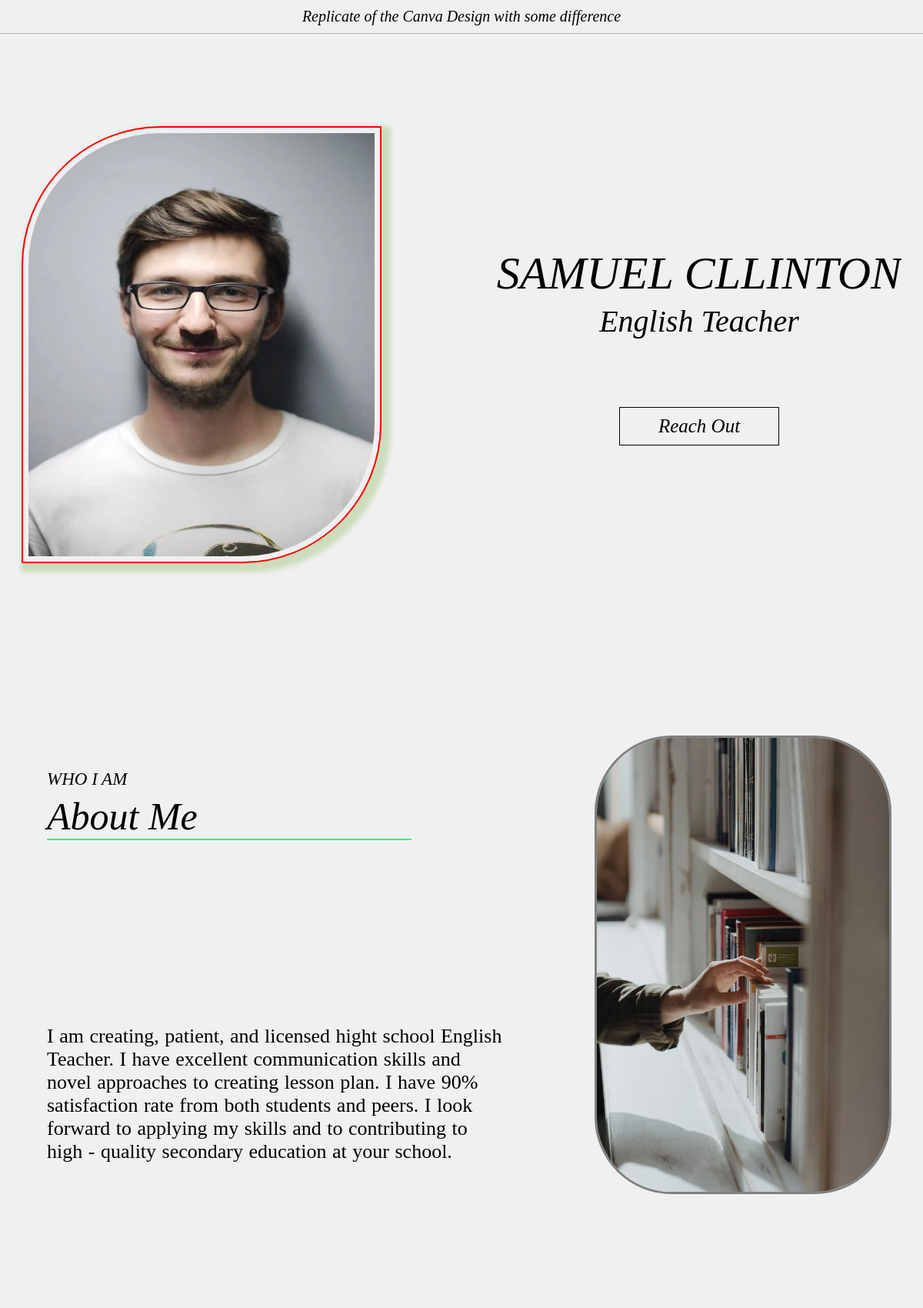
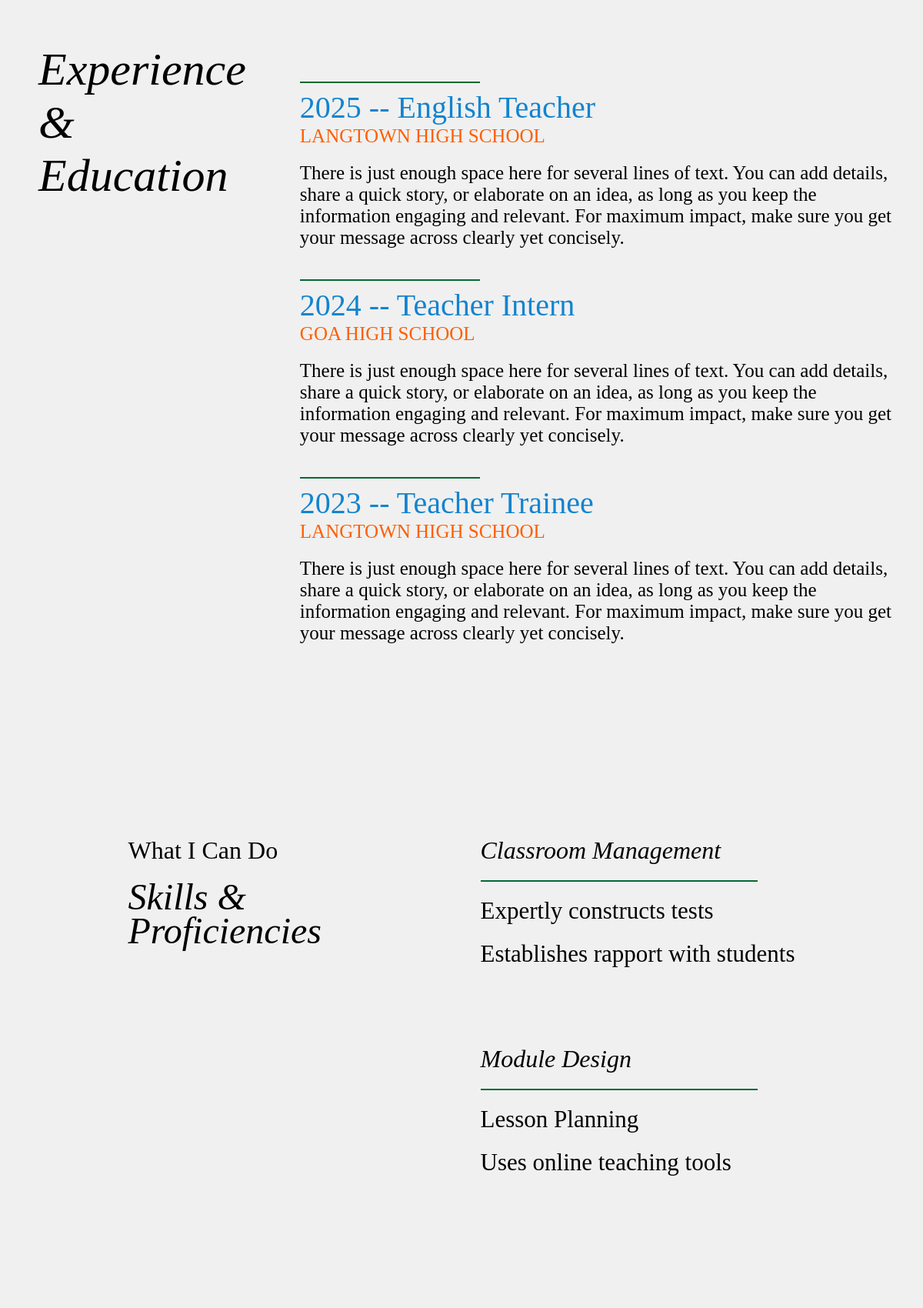
The page / (upper part) on the database its author committed (2 pictures, top to bottom).
### page/models.py (models this page shows)
class landingpage(models.Model):
    profile_pic = models.FileField(
        upload_to="profile/", max_length=300, null=True, default=None
    )
    name = models.CharField(max_length=100)  # cannot be null or blank
    role = models.CharField(max_length=100)
    mail = models.EmailField(default="hello@reallygreatsite.com")
    linkedin = models.URLField(blank=True, null=True)
    facebook = models.URLField(blank=True, null=True)
    instagram = models.URLField(blank=True, null=True)
    twitter = models.URLField(blank=True, null=True)

class aboutussection(models.Model):
    aboutme_description = models.CharField(max_length=1000)
    cover_pic_for_aboutme = models.FileField(
        upload_to="aboutme/", max_length=100, null=True, default=None
    )

class experienceandeducation(models.Model):
    start_year = models.CharField(max_length=4)
    work_role = models.CharField(max_length=50)
    work_place = models.CharField(max_length=100)
    work_description = models.CharField(max_length=500)

class skills(models.Model):
    classroom_point1 = models.CharField(max_length=100)
    classroom_point2 = models.CharField(max_length=100)
    module_design_point1 = models.CharField(max_length=100)
    module_design_point2 = models.CharField(max_length=100)

### page/views.py (the view)
# urls.py: path('', home, name = "home"),
def home(request):
    landingdata = landingpage.objects.all().first()
    aboutmedata = aboutussection.objects.all().first()
    experiencedata = experienceandeducation.objects.all().order_by("-id")[:3]
    for exp_data in experiencedata:
        print()
    skillsdata = skills.objects.all().first()
    volunteerdata = volunteersection.objects.all()[:3]
    for vol_data in volunteerdata:
        print()
    sitedata = {
        "landingdata": landingdata,
        "aboutmedata": aboutmedata,
        "experiencedata": experiencedata,
        "skillsdata": skillsdata,
        "volunteerdata": volunteerdata,
    }
    return render(request, "index.html", sitedata)

### templates/index.html (shortened to what this page needs)
<!DOCTYPE html>
<html lang="en">
<head>
    <link rel="stylesheet" href="/static/style.css">
    <link rel="stylesheet" href="https://cdnjs.cloudflare.com/ajax/libs/font-awesome/6.4.2/css/all.min.css"
 />
</head>
<body>
    <nav>
        <h1>Replicate of the Canva Design with some
            difference</h1>
    </nav>
    <section id="landingpage" class="container l-cont">
        <div id="profile_pic" class="profile pic">
            <img class="profile_pic" width="" height="" src="/media/{{landingdata.profile_pic}}" alt="">
        </div>
        <div id="profile-details">
            <div id="detailsprofile" class="profile-details">
                <h1>{{landingdata.name}}</h1>
                <h4>{{landingdata.role}}</h4>
            </div>
            <button class="profile-details">Reach Out</button>
        </div>
    </section>
    <section id="aboutus" class="container a-cont">
        <div class="aboutme">
            <h6>WHO I AM</h6>
            <h1>About Me</h1>
            <hr>
            <div class="adesc">
                <p>{{aboutmedata.aboutme_description}}</p>
            </div>
        </div>
        <div class="coverpic">
            <img width="380" height="590" src="/media/{{aboutmedata.cover_pic_for_aboutme}}">
        </div>
    </section>
    <section id="experience" class="container">
        <div class="section-title">
            <h1>Experience & Education</h1>
        </div>
        <div class="experience-work">
            {% for expdata in experiencedata %}
            <div>
                <hr>
                <h3>{{expdata.start_year}} -- {{expdata.work_role}}</h3>
                <h6>{{expdata.work_place}}</h6>
                <div>
                    <p>
                        {{expdata.work_description}}
                    </p>
                </div>
            </div>
            {% endfor %}
        </div>
    </section>
    <section class="skills-section">
        <div class="container">
            <div class="skills-title">
                <h6>What I Can Do</h6>
                <h1>Skills & Proficiencies</h1>
            </div>
            <div class="skills-content">
                <div class="skills">
                    <h3>Classroom Management</h3>
                    <hr>
                    <ul>
                        <li>{{skillsdata.classroom_point1}}</li>
                        <li>{{skillsdata.classroom_point2}}</li>
                    </ul>
                </div>
                <div class="module-design">
                    <h3>Module Design</h3>
                    <hr>
                    <ul>
                        <li>{{skillsdata.module_design_point1}}</li>
                        <li>{{skillsdata.module_design_point2}}</li>
                    </ul>
                </div>
            </div>
        </div>
    </section>
    <section class="volunteer-section ">
    </section>
</body>
</html>

### static/style.css (style rules this page uses)
* { margin: 0; padding: 0; border: none; font-family: 'Times New Roman', Times, serif; font-weight: lighter; font-style: italic; background-color: #f0f0f0; }
html, body { width: 100%; height: 100%; }
nav { padding: 10px; text-align: center; border-bottom: 0.1px solid rgb(175, 174, 174); }
nav h1 { font-size: 20px; text-align: center; }
.container { margin: 0; padding: 0; display: flex; flex-direction: row; justify-content: center; column-gap: 150px; align-items: center; flex-wrap: wrap; }
#landingpage { padding-top: 100px; padding-bottom: 100px; }
section #profile_pic { padding-top: 20px; padding-bottom: 20px; }
section #profile_pic .profile_pic { border-radius: 11.3rem 0px 11.3rem 0px; box-sizing: content-box; padding: 7px; width: 450px; height: 550px; object-fit: inherit; border: 2px solid #FF0000; box-shadow: 6px 6px 6px 6px #CDB; }
section #profile-details { overflow: hidden; text-align: center; font-size: 40px; }
section h4 { margin-top: 4px; }
section #profile-details button { margin-top: 5.5rem; border: 1px solid; font-size: 25px; font-weight: 500; padding-left: 50px; padding-right: 50px; padding-top: 10px; padding-bottom: 10px; }
#aboutus { padding-top: 100px; padding-bottom: 100px; column-gap: 120px; }
#aboutus .aboutme { padding-left: 20px; }
#aboutus .aboutme hr { height: 2px; width: 80%; background-color: #00ff73; border: none; }
#aboutus .aboutme h6 { font-size: 23px; font-weight: 300; }
#aboutus .aboutme h1 { margin-top: 6px; font-size: 50px; font-weight: 500; }
#aboutus .aboutme div { max-width: 592px; margin-top: 15.0em; }
#aboutus .aboutme div p { font-size: 26px; font-weight: 400; font-style: normal; word-spacing: 1px; }
#aboutus .coverpic img { border: 3px solid gray; border-radius: 100px; object-fit: inherit; }
#experience { align-items: flex-start; column-gap: 40px; justify-content: center; padding-bottom: 100px; padding-top: 100px; flex-wrap: nowrap; }
#experience .section-title { padding-left: 50px; font-size: 40px; font-style: normal; font-weight: 300; max-width: 500px; }
#experience .experience-work { max-width: 800px; padding: 30px; }
#experience .experience-work div { margin-top: 20px; width: fit-content; height: fit-content; padding-bottom: 10px; }
#experience .experience-work div hr { height: 2px; width: 30%; background-color: #026930; border: none; }
#experience .experience-work div h3 { font-size: 40px; font-style: normal; margin-top: 8px; font-weight: 100; color: rgb(18, 132, 207) }
#experience .experience-work div h6 { font-size: 25px; font-style: normal; font-weight: 200; color: #ff5e00; }
#experience .experience-work div div p { font-size: 25px; font-weight: 200; font-style: normal; }
.skills-section .container { align-items: flex-start; column-gap: 40px; justify-content: space-evenly; padding-bottom: 100px; padding-top: 100px; }
.skills-section .container .skills-title { max-width: 421px; font-size: xx-large; font-style: normal; font-weight: 500; }
.skills-section .container .skills-title h6 { font-size: xx-large; font-weight: 500; font-style: normal; }
.skills-section .container .skills-title h1 { padding-top: 20px; line-height: 44.0px; max-width: min-content; }
.skills-section .container .skills-content .skills h3 { font-size: xx-large; padding-bottom: 20px; font-weight: 500; }
.skills-section .container .skills-content .skills hr, .skills-section .container .skills-content .module-design hr { height: 2px; width: 30vw; background-color: #026930; border: none; }
.skills-section .container .skills-content .module-design { padding-top: 100px; }
.skills-section .container .skills-content .module-design h3 { font-size: xx-large; font-weight: 500; padding-bottom: 20px; }
.skills-section .container .skills-content .skills ul li, .skills-section .container .skills-content .module-design ul li { font-size: 31px; font-weight: 100; font-style: normal; padding-top: 20px; list-style-type: none; }
.volunteer-section { padding-top: 100px; padding-left: 100px; padding-right: 100px; padding-bottom: 100px; }

### rows shown on the page
landingpage: profile_pic (picture), name "SAMUEL CLLINTON", role "English Teacher"
aboutussection: aboutme_description "I am creating, patient, and licensed hight school English Teacher. I have excellent communication skills and novel approaches to creating lesson plan. I have 90% satisfaction rate from both students and peers. I look forward to applying my skills and to contributing to high - quality secondary education at your school.", cover_pic_for_aboutme (picture)
experienceandeducation: start_year "2025", work_role "English Teacher", work_place "LANGTOWN HIGH SCHOOL", work_description "There is just enough space here for several lines of text. You can add details, share a quick story, or elaborate on an idea, as long as you keep the information engaging and relevant. For maximum impact, make sure you get your message across clearly yet concisely."
experienceandeducation: start_year "2024", work_role "Teacher Intern", work_place "GOA HIGH SCHOOL", work_description "There is just enough space here for several lines of text. You can add details, share a quick story, or elaborate on an idea, as long as you keep the information engaging and relevant. For maximum impact, make sure you get your message across clearly yet concisely."
experienceandeducation: start_year "2023", work_role "Teacher Trainee", work_place "LANGTOWN HIGH SCHOOL", work_description "There is just enough space here for several lines of text. You can add details, share a quick story, or elaborate on an idea, as long as you keep the information engaging and relevant. For maximum impact, make sure you get your message across clearly yet concisely."
skills: classroom_point1 "Expertly constructs tests", classroom_point2 "Establishes rapport with students", module_design_point1 "Lesson Planning", module_design_point2 "Uses online teaching tools"
